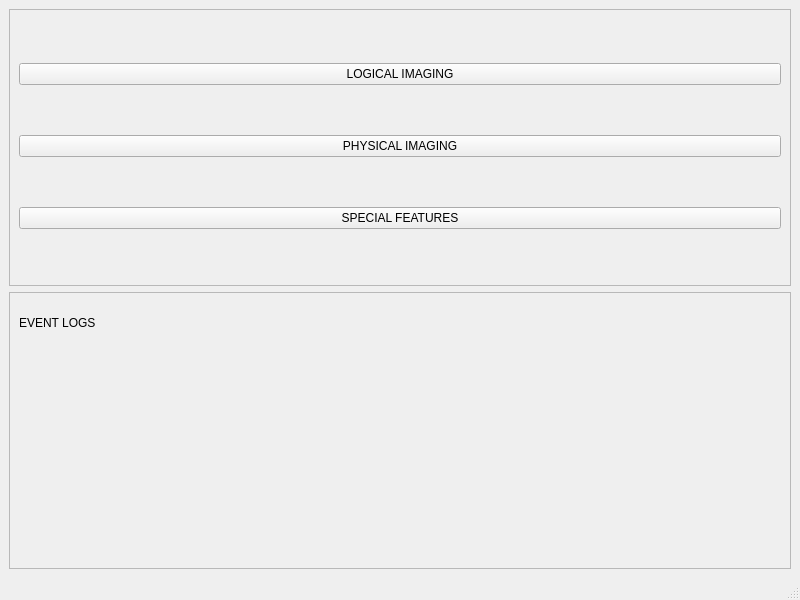
<?xml version="1.0" encoding="UTF-8"?>
<ui version="4.0">
 <class>window2</class>
 <widget class="QMainWindow" name="window2">
  <property name="geometry">
   <rect>
    <x>0</x>
    <y>0</y>
    <width>800</width>
    <height>600</height>
   </rect>
  </property>
  <property name="windowTitle">
   <string>window2</string>
  </property>
  <widget class="QWidget" name="centralwidget">
   <layout class="QVBoxLayout" name="verticalLayout">
    <item>
     <widget class="QFrame" name="frame">
      <property name="frameShape">
       <enum>QFrame::StyledPanel</enum>
      </property>
      <property name="frameShadow">
       <enum>QFrame::Raised</enum>
      </property>
      <layout class="QGridLayout" name="gridLayout">
       <item row="3" column="0">
        <widget class="QPushButton" name="pushButton_2">
         <property name="text">
          <string>PHYSICAL IMAGING</string>
         </property>
        </widget>
       </item>
       <item row="1" column="0">
        <widget class="QPushButton" name="pushButton">
         <property name="text">
          <string>LOGICAL IMAGING</string>
         </property>
        </widget>
       </item>
       <item row="4" column="0">
        <widget class="QPushButton" name="pushButton_3">
         <property name="text">
          <string>SPECIAL FEATURES</string>
         </property>
        </widget>
       </item>
      </layout>
     </widget>
    </item>
    <item>
     <widget class="QFrame" name="frame_2">
      <property name="frameShape">
       <enum>QFrame::StyledPanel</enum>
      </property>
      <property name="frameShadow">
       <enum>QFrame::Raised</enum>
      </property>
      <widget class="QLabel" name="label">
       <property name="geometry">
        <rect>
         <x>10</x>
         <y>10</y>
         <width>781</width>
         <height>41</height>
        </rect>
       </property>
       <property name="text">
        <string>EVENT LOGS </string>
       </property>
      </widget>
     </widget>
    </item>
   </layout>
  </widget>
  <widget class="QStatusBar" name="statusbar"/>
 </widget>
 <resources/>
 <connections/>
</ui>
